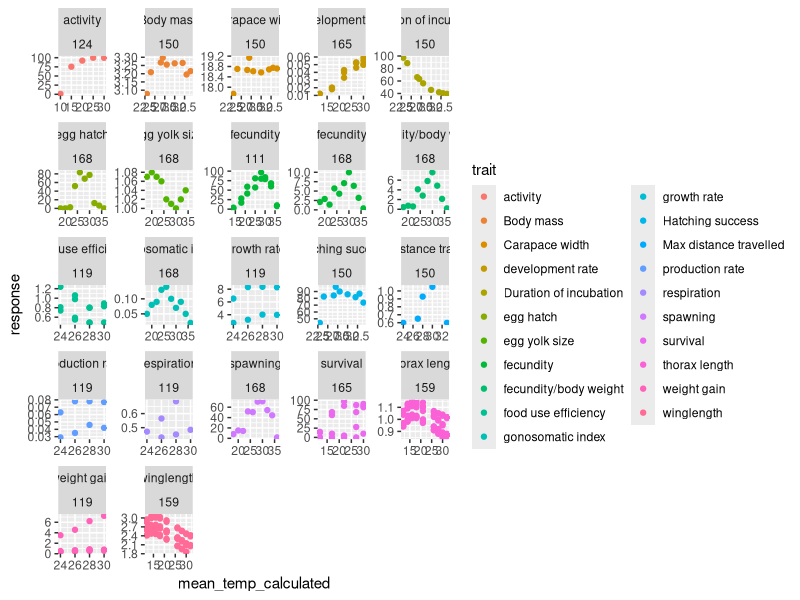
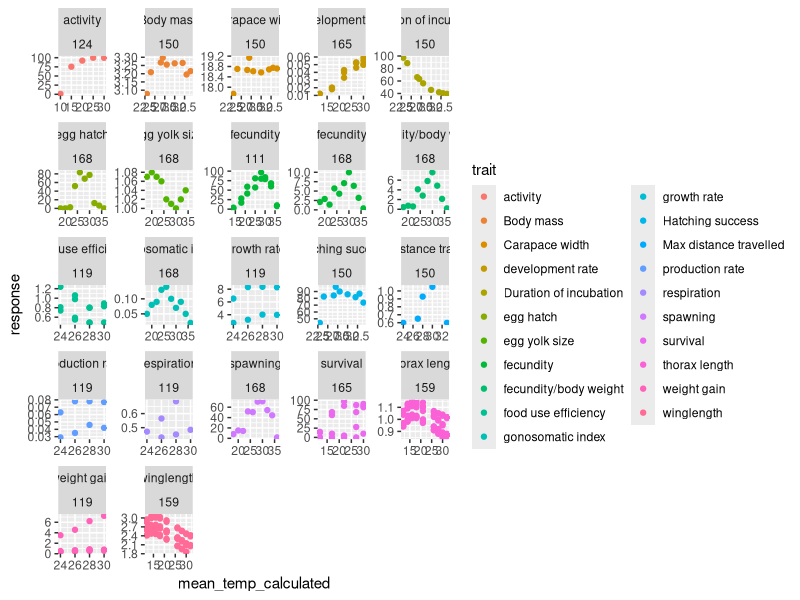

Write R code to recreate these figures, in order.


## Joey's plotting of the TPCs


library(tidyverse)
library(cowplot)


tdata <- read_csv("Data/ExtractedDataAllStudies.csv")


tdata2 <- tdata %>% 
	mutate(study_digits = nchar(study_ID)) %>% 
	mutate(mean_temp_calculated = (min_temp + max_temp)/2) %>% 
	mutate(mean_temp_calculated = ifelse(temp_regime == 0, mean_temp, mean_temp_calculated)) %>% 
	mutate(mean_temp_calculated = ifelse(is.na(mean_temp_calculated), mean_temp, mean_temp_calculated)) %>% 
	filter(study_digits == 3)


tdata2 %>% 
	filter(temp_regime == 0) %>% 
	ggplot(aes(x = mean_temp_calculated, y = response, color = trait)) + geom_point() +
	facet_wrap(trait ~ study_ID, scales = "free")
ggsave("figures/constant-temp-plots.png", width = 16, height = 8)
